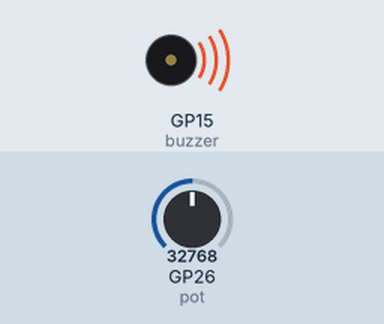
The program below on a simulated Raspberry Pi Pico running MicroPython. On the bench: buzzer (waves = sounding). The inputs (shaded band) are chosen by the test bench; at power-on: GP26 (pot) = 32768 (analog values on the 0–65535 scale).

Above: at 0.1 s.
Timing chart, 0 to 1.6 s (numbered marks = the images above):
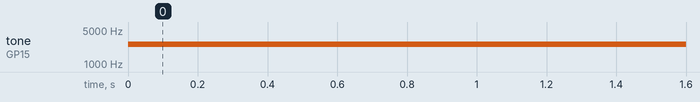

The program:

piezo-buzzer.py
```python
#Control buzzer with a potentiometer.

import machine
import math
import time

buzzer = machine.PWM(machine.Pin(15)) #Assign the buzzer to pin 15
pot = machine.ADC(26) # Potentiometer ADC converter

prevFrequency = 0
buzzer.duty_u16(32767) # 1/2 of 65535

# Convert a value proportionally from one range to another
def scale(value, fromMin, fromMax, toMin, toMax):
    return toMin + ((value - fromMin) * ((toMax - toMin) / (fromMax - fromMin)))

# help control the tone while moving the pot
while True:
    potValue = pot.read_u16()
    # convert analog input to frequency between 120Hz and 5kHz
    frequency = scale(potValue, 0, 65535, 120, 5000)
    #constant tone when you're moving the pot
    if ((frequency < (prevFrequency - 50)) or (frequency > (prevFrequency + 50))):
        prevFrequency = frequency
        buzzer.freq(math.trunc(frequency)) #change frequency
    time.sleep_ms(25)
```

Measured:
- by itself, tone on GP15 (buzzer): silent → 2560 Hz at 0.00 s
